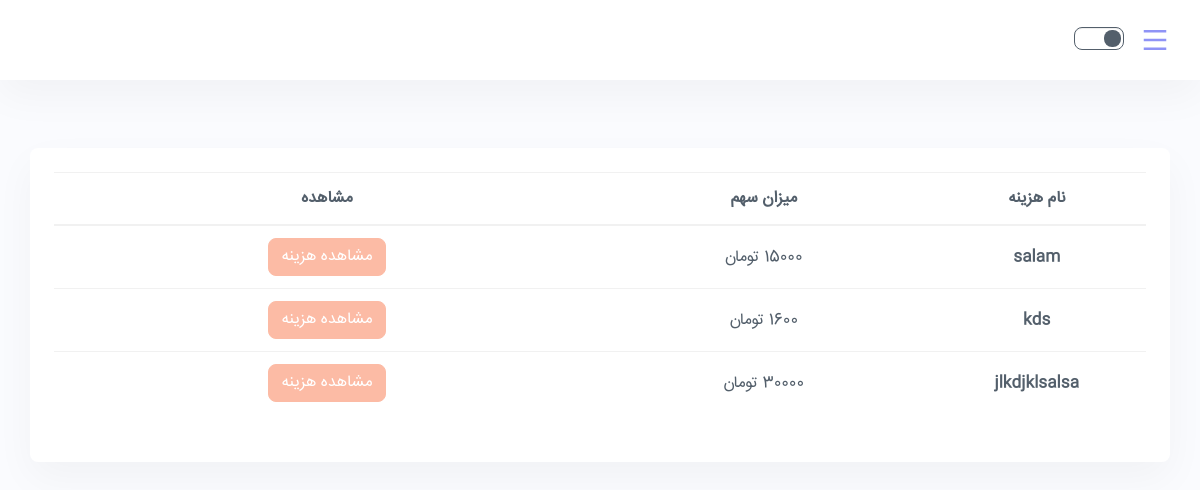
Before: /financial-report/ (signed in) with the older database file.
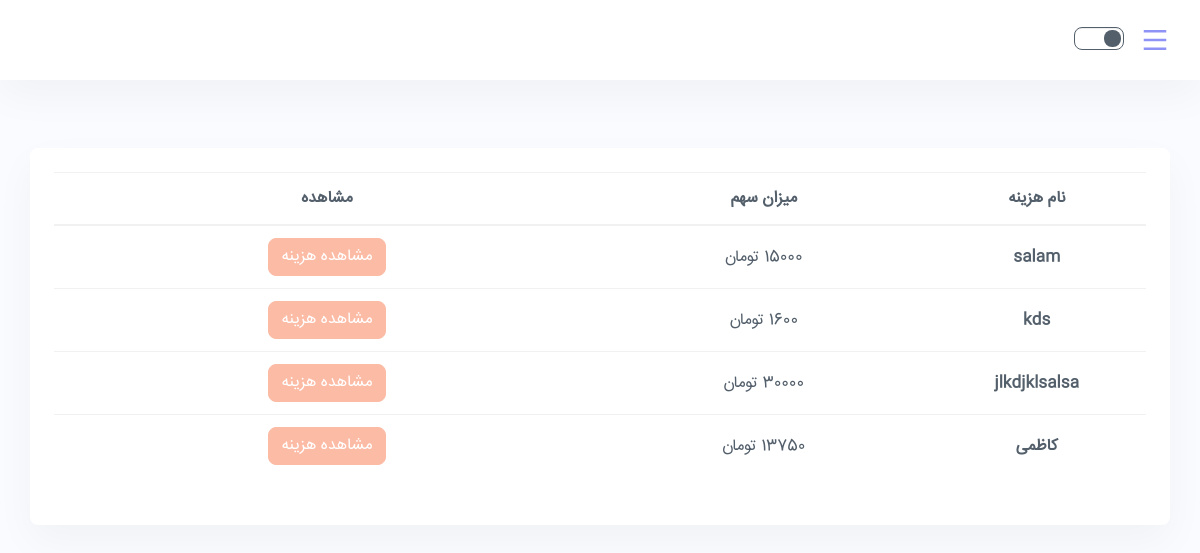
After: the same page with the newer database file.
### DongLand/models.py (models this page shows, shortened)
class Expense(models.Model):
    main_payer = models.ForeignKey(User, on_delete=models.CASCADE, null=True,
                                   related_name='%(class)s_main_payer')
    bunch = models.ForeignKey(Bunch, on_delete=models.CASCADE, null=True,
                              related_name='%(class)s_bunch')
    subject = models.CharField(max_length=150, blank=True, null=True, verbose_name='subject')
    description = models.TextField(blank=True, unique=False, null=True, verbose_name='description')
    location = models.TextField(blank=True, unique=False, null=True, verbose_name='location')
    amount = models.FloatField(max_length=15, verbose_name="amount")
    date = models.CharField(max_length=20, blank=True, null=True, verbose_name='date')
    picture = models.ImageField(upload_to="images", blank=True, null=True, verbose_name='picture',
                                default="images/no_image.png")
    token_str = models.CharField(max_length=10, default=''.join(
        random.choice(string.ascii_uppercase + string.digits) for _ in range(10)))

### DongLand/views.py (the view, shortened to what this page needs)
# urls.py: path('financial-report/', views.financial_report, name='financial_report'),
@login_required(login_url='login_page')
def financial_report(request):
    current_user = request.user
    if not current_user.is_staff:
        user_pays = list(Pay.objects.filter(payer=current_user))
        expenses = []
        for pay in user_pays:
            expense = pay.expense
            share = int(pay.amount)
            expenses += [(expense, share, expense.main_payer)]
        context = {"expenses": expenses}
        return render(request, 'expense_report.html', context)

### templates/expense_report.html (shortened to what this page needs)
{% extends "user_base.html" %}
{% load static %}
{% block content %}
    {% if expenses|length == 0 %}
        <p>تا کنون هیچ خرجی برای شما ثبت نشده است.</p>
    {% else %}
        <div class="container py-5 h-100">
            <div class="row d-flex justify-content-center align-items-center h-100">
                <div class="card rounded-3" style="width:100%">
                    <div class="card-body p-4">
                        <table class="table mb-4">
                            <thead>
                            <tr>
                                <th scope="col" class="text-center" style="width: 20%">نام هزینه</th>
                                <th scope="col" class="text-center" style="width: 30%">میزان سهم</th>
                                <th scope="col" class="text-center" style="width: 50%">مشاهده</th>
                            </tr>
                            </thead>
                            <tbody>
                            {% for item in expenses %}
                                <tr>
                                    <th scope="row" class="text-center">{{ item.0.subject }}</th>
                                    <td class="text-center">{{ item.1 }} تومان</td>
                                    <td class="text-center">
                                        <a class="btn btn-info ms-1 text-center"
                                           href="{% url 'expense_detail' item.0.bunch.token_str item.0.token_str %}">مشاهده
                                            هزینه</a>
                                    </td>
                                </tr>
                            {% endfor %}
                            </tbody>
                        </table>
                    </div>
                </div>
            </div>
        </div>
    {% endif %}
{% endblock %}

Changed rows visible on the page:
added Expense: subject "کاظمی"
